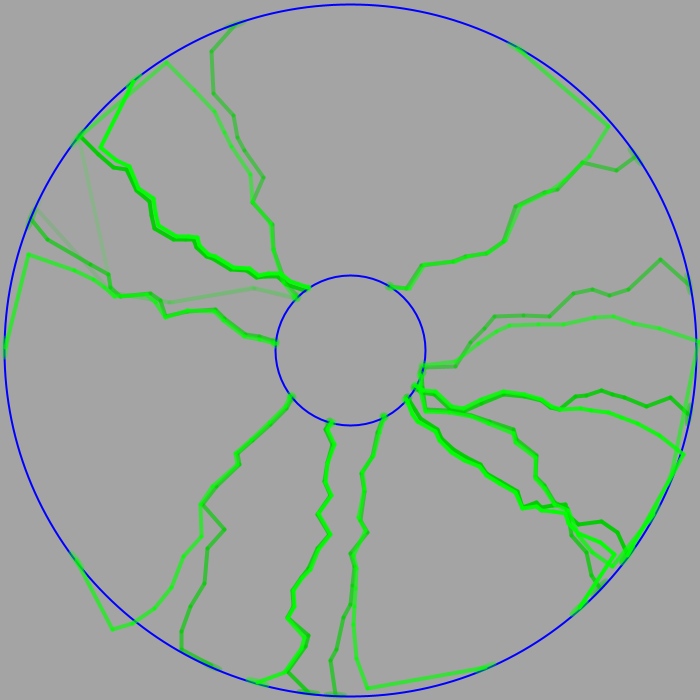
Frame 1 (no input)
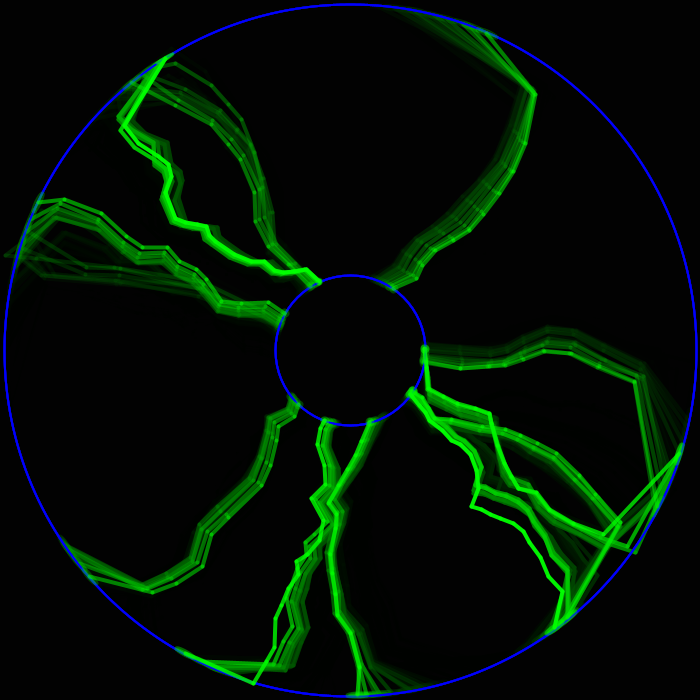
Frame 60 (the mouse pressed at the canvas centre just before this capture)
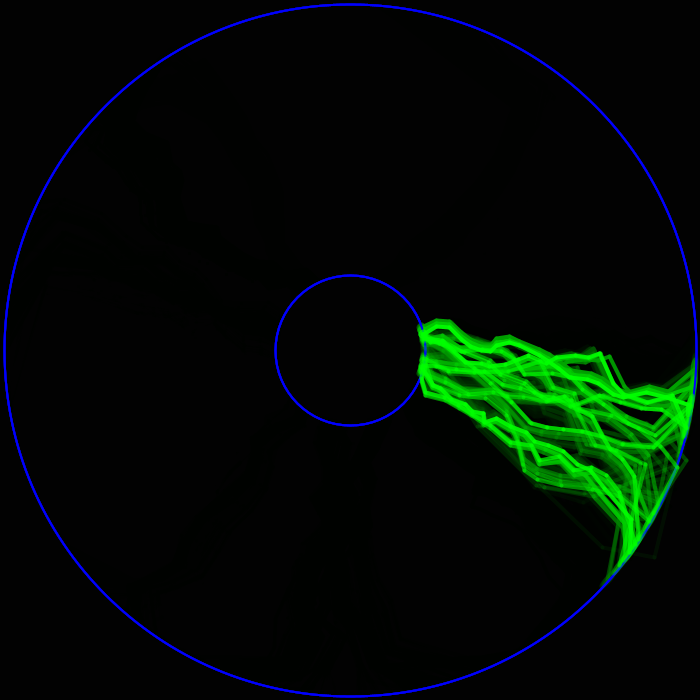
Frame 120 (the mouse held since frame 60 and released just before this capture)

The Processing sketch that drew these frames (run headless with seeded random() and noise(); from frame 60 on, the mouse is pressed at the canvas centre):

// Processing sketch: lightning_lamp_slow
// ── lightning_lamp_slow.pde
/*i should try doing this with a class, "bolt", and fill
 an arraylist with instances of bolt. this way i can change
 the number of bolts easily, the array lists holding lengths
 and angles for the segments of each bolt will be contained
 within each bolt and handled by methods that i give the
 bolt class. the code will look cleaner and be easier to
 work with*/

float x0, y0, x1, y1;
int nbolts=12;
float rin=75, rout=345;
float[] ain, aout, 
xin, xout, yin, yout;
int[] joints;
float[] chance_of_new_vertex;

ArrayList<Float>[] a=new ArrayList[nbolts];
ArrayList<Float>[] len=new ArrayList[nbolts];


void setup() {
  size(700, 700);
  smooth();

  ain=new float[nbolts];
  aout=new float[nbolts];
  xin=new float[nbolts];
  xout=new float[nbolts];
  yin=new float[nbolts];
  yout=new float[nbolts];

  joints=new int[nbolts];
  chance_of_new_vertex=new float[nbolts];

  /*this translate puts the origin of our coord
   system at the center of the canvas*/
  pushMatrix();
  translate(width/2, height/2);

  for (int i=0; i<nbolts; i++) {

    ain[i]=random(0, 2*PI);
    aout[i]=ain[i]+random(-PI/6, PI/6);
    joints[i]=(int)random(3, 20);
    a[i]=new ArrayList<Float>();
    len[i]=new ArrayList<Float>();

    xin[i]=rin*cos(ain[i]);
    yin[i]=rin*sin(ain[i]);
    xout[i]=rout*cos(aout[i]);
    yout[i]=rout*sin(aout[i]);

    chance_of_new_vertex[i]=random(.925, .975);

    /*initialize semi-random paths in setup,
     this function will also be called when the mouse is
     pressed and dragged so that the bolts don't lag
     so long in adjusting to their new positions*/
    initialize_semi_random_path(xin[i], yin[i], xout[i], yout[i], 
    joints[i], a[i], len[i]);
  }

  popMatrix();
}



void draw() {
  noStroke();
  fill(0, 50);
  rect(0, 0, width, height);


  for (int i=0; i<nbolts; i++) {
    /*ain is performing a random walk around the circle,
     no danger that it will ever go to far =)
     aout is tied to ain but allowed to drift back and forth
     relative to ain. this guarantees ain will never
     be very far from aout*/

    ain[i]+=random(-PI/50, PI/50);
    aout[i]=ain[i] + (PI/2)*( noise( .1*ain[i], frameCount*.005) - .5);


    /*starting coords and target coords
     are xin, yin    and    xout, yout
     they get put in to perturb_semi_random_path function
     */
    xin[i]=rin*cos(ain[i]);
    yin[i]=rin*sin(ain[i]);

    xout[i]=rout*cos(aout[i]);
    yout[i]=rout*sin(aout[i]);
  }
  
  /*this translate puts the origin of our coord
   system at the center of the canvas*/
  translate(width/2, height/2);
  
  /*draw inner and outer radii of lightning lamp*/
  noFill();
  stroke(0, 0, 255);
  strokeWeight(2);
  ellipse(0, 0, 2*rin, 2*rin);
  ellipse(0, 0, 2*rout+2, 2*rout+2);


  /*mouse control. when mouse is pressed in void mousePressed,
   all ain values are brought close to the mouse.
   aout is constrained to be near ain so it will
   also change automatically. if the mouse is held,
   ain is not changed but rather constrained to stay close
   to the mouse. when the mouse is released in void mouseReleased,
   all bolts are reinitialized, but with the same number of vertices
   and chance_of_new_vertex that they had before*/
  if (mousePressed) {
    float mA=atan2(mouseY-height/2, mouseX-width/2);

    for (int i=0; i<nbolts; i++) {
      ain[i]=constrain(ain[i], mA-PI/10, mA+PI/10);

      xin[i]=rin*cos(ain[i]);
      yin[i]=rin*sin(ain[i]);

      if ( dist(mouseX, mouseY, pmouseX, pmouseY) > 5 ) {
        a[i]=new ArrayList<Float>();
        len[i]=new ArrayList<Float>();

        initialize_semi_random_path(xin[i], yin[i], xout[i], yout[i], 
        joints[i], a[i], len[i]);
      }
    }
  }


  /*perturb and redraw each of the bolts*/
  for (int i=0; i<nbolts; i++) {
    perturb_semi_random_path(xin[i], yin[i], 
    xout[i], yout[i], a[i], len[i], 
    chance_of_new_vertex[i]);
  }
}


void mousePressed() {

  float mA=atan2(mouseY-height/2, mouseX-width/2);
  for (int i=0; i<nbolts; i++) {

    ain[i]=mA+random(-PI/10, PI/10);

    xin[i]=rin*cos(ain[i]);
    yin[i]=rin*sin(ain[i]);
  }
}

void mouseReleased() {
  for (int i=0; i<nbolts; i++) {

    ain[i]=random(0, 2*PI);
    aout[i]=ain[i]+random(-PI/6, PI/6);

    xin[i]=rin*cos(ain[i]);
    yin[i]=rin*sin(ain[i]);
    xout[i]=rout*cos(aout[i]);
    yout[i]=rout*sin(aout[i]);

    a[i]=new ArrayList<Float>();
    len[i]=new ArrayList<Float>();

    initialize_semi_random_path(xin[i], yin[i], xout[i], yout[i], 
    joints[i], a[i], len[i]);
  }
}








/*function that initializes a semi random path.
 this function will get called throughout the running of
 the program to reset the angles based on the start points
 and end points of the path. perturb_semi_random_path
 performs perturbations on the angles unrelated to the start
 and end points, which causes problems if they drift significantly
 over time. so, every 100 frames or so, i can call
 initialize_semi_random_path to recalculate the angles*/
void initialize_semi_random_path(float x0, float y0, 
float x1, float y1, int joints, 
ArrayList<Float> a, ArrayList<Float> len) {

  /*bolts with more joints can be brighter, this will make the sketch
   more dynamic and make it easier to differentiate between bolts of
   with different numbers of vertices*/
  float T = 255 * joints / 20;
  color C = color(0, 255, 0);

  stroke(C, T/2);
  fill(C, T/2);
  ellipse(x0, y0, 5, 5);


  pushMatrix();

  float afinal=atan2(y1, x1);
  translate(x1, y1);
  rotate( atan2(y1, x1) );
  ellipse(0, 0, 3, 20);

  popMatrix();

  stroke(C, T);
  strokeWeight(4);


  float da=PI/4;
  /*temporary variables which are updated throughout
   the path drawing process, this way x0 and y0
   are left alone*/
  float x0t=x0, y0t=y0;

  for (int i=0; i<joints; i++) {
    len.add( dist(x0t, y0t, x1, y1) );
    a.add( atan2(y1-y0t, x1-x0t) );
    len.set( i, random(len.get(i)/2, 3*len.get(i)/2) / (joints+1-i) );
    a.set( i, random(a.get(i)-da, a.get(i)+da) );

    float xx=x0t+ len.get(i) * cos( a.get(i) ), 
    yy=y0t + len.get(i) * sin( a.get(i) );
    line(x0t, y0t, xx, yy);
    x0t=xx;
    y0t=yy;
  }
  line(x0t, y0t, x1, y1);
}





/*this function perturbs and redraws a semi-random path*/
void perturb_semi_random_path(float x0, float y0, 
float x1, float y1, 
ArrayList<Float> a, ArrayList<Float> len, 
float chance_new) {

  int num=len.size();

  /*bolts with more joints can be brighter, this will make the sketch
   more dynamic and make it easier to differentiate between bolts of
   with different numbers of vertices*/
  float T = 255 * num / 20;
  color C = color(0, 255, 0);

  stroke(C, T/2);
  fill(C, T/2);
  ellipse(x0, y0, 5, 5);


  pushMatrix();

  float afinal=atan2(y1, x1);
  translate(x1, y1);
  rotate( atan2(y1, x1) );
  ellipse(0, 0, 3, 20);

  popMatrix();

  stroke(C, T);
  strokeWeight(4);


  /*reset x0t and y0t to their original values,
   x0 and y0. they are changed repeatedly in the coming
   for loop, so their values need to be reset each
   frame*/
  float x0t=x0;
  float y0t=y0;

  /*draw random path here each frame,
   where each vertex is taking a random
   walk in both angle and length so that
   the path changes from frame to frame.
   hopefully by having many joints at once
   performing random walks, the length and
   direction of the path will remain
   relatively constant. if it doesn't, i 
   may have to consider adding or removing
   vertices as appropriate*/

  float xfinal=0, yfinal=0; /*these will store the x and y coords
   of the the last moving vertex*/

  for (int i=0; i < num; i++) {

    len.set( i, len.get(i) + random( -.05*len.get(i), .05*len.get(i) ) );
    a.set( i, a.get(i) + random(-PI/50, PI/50) );

    float d=dist(x0t, y0t, x1, y1);

    len.set( i, constrain( len.get(i), (d / (num + 1 - i)) * .5, 
    (d / (num + 1 - i)) * 3) );
    float at=atan2(y1-y0t, x1-x0t);
    /*this was FIXED HERE. the angle discontinuity along
     the negative x axis combined with constrain was causing
     problems here so i fixed them with the block of code 
     below, which is an implementation of the modulo operator*/
    if ( abs(at - a.get(i)) > PI ) {
      if (at > a.get(i)) at-=2*PI;
      else at+=2*PI;
    }
    a.set( i, constrain( a.get(i), at-PI/2.7, at+PI/2.7) );


    float xx=x0t+len.get(i) * cos( a.get(i) ), 
    yy=y0t+len.get(i) * sin( a.get(i) );
    line(x0t, y0t, xx, yy);

    x0t=xx;
    y0t=yy;

    if (i == len.size() - 1) {
      xfinal=xx;
      yfinal=yy;
    }
  }

  line(x0t, y0t, x1, y1);
  /*i don't know what the x and y coords of any of the vertices is,
   i just know their length and angle relative to the previous vertex*/

  float df=dist(xfinal, yfinal, 0, 0), d0=.95*rout;
  /*distances that will be used for adding or subtracting vertices*/

  /*a vertex is subtracted if the final unfixed vertex
   of the bolt is too close to the outer radius of the lightning lamp
   */
  if ( df > d0 ) {
    if (len.size() > 0) {
      int it=(int)random(0, len.size() );
      len.remove( it );
      a.remove( it );
    }
  }

  /*every frame there is a chance that a vertex will be added.
   the rate at which vertices are subtracted (the frequency with
   which the final vertex strays too far from home) doesn't depend
   strongly on the vertices. the rate at which they're added
   doesn't depend on the number of vertices at all. this means
   that the number of vertices can wander considerably, it
   is sort of performing a random walk in one dimension and there
   doesn't seem to be much of a "conservative" force holding it
   in place. if i could tweak the mechanics so that more vertices
   meant a higher chance that the final vertex strays too far,
   then there would be a stable range for the number of vertices.
   maybe there already is--time will tell*/
  if (random(0, 1) > chance_new) {
    /*bolts have different values for chance_of_new_vertex, some will
     have more vertices and some will have less, this makes the sketch
     more dynamic*/

    if ( len.size() > 1 ) {

      int it=(int)random(1, len.size() ); //temporary index
      len.add( it, len.get(it-1)/2 + len.get(it)/2 );
      a.add( it, a.get(it-1)/2 + a.get(it)/2 );
    } 

    else {
      len.add( d0 / (len.size() + 2) );
      a.add( atan2(y1-y0, x1-x0) );
    }
  }
}
